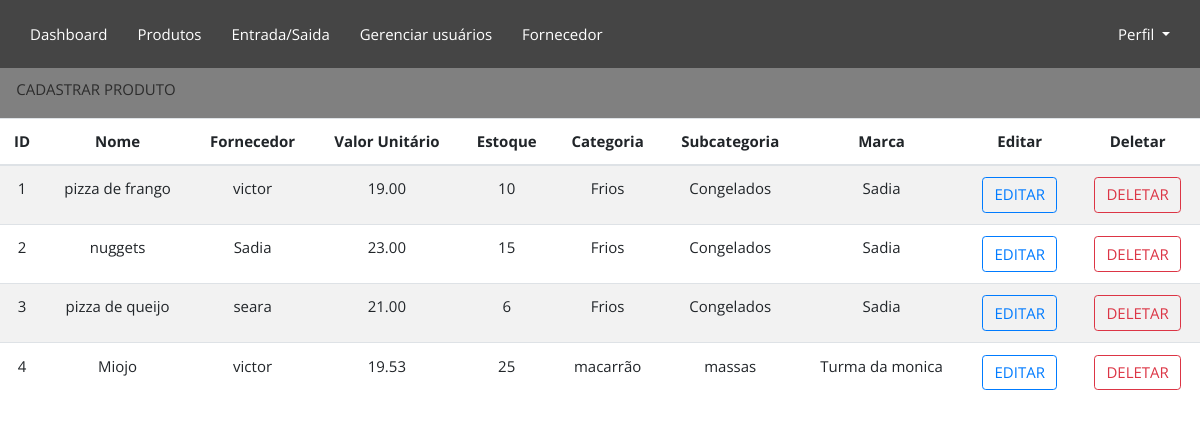
The app's page /telainicial/produtos/ (signed in), older data.
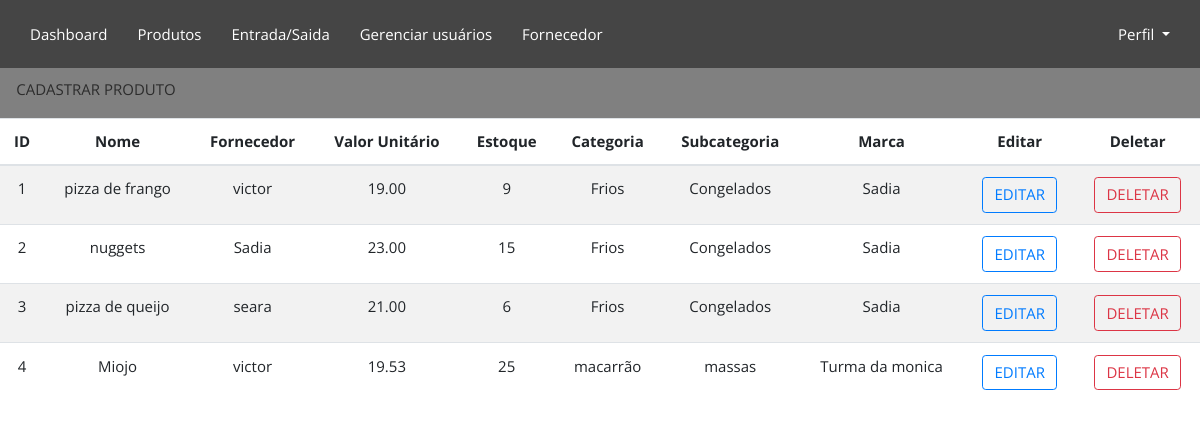
The same page, newer data.
### Produtos/models.py (models this page shows, shortened)
class Produtos(models.Model):
   idProduto = models.AutoField(primary_key=True)
   idFornecedor = models.ForeignKey(Fornecedor,on_delete=models.CASCADE)
   nomeProduto=models.CharField(max_length= 30)
   valorUnit= models.DecimalField(max_digits=10,decimal_places=2)
   qntEstoque =models.IntegerField(default = 1)
   categoria = models.CharField(max_length=15)
   subCategoria=models.CharField(max_length=15)
   marcaProduto=models.CharField(max_length=15)

### Fornecedores/models.py (models this page shows, shortened)
class Fornecedor(models.Model):
    idFornecedor = models.AutoField(primary_key=True)
    nomeFornecedor = models.CharField(max_length=30, validators = [valida_texto])
    endereco = models.CharField(max_length=30)
    telefone = models.CharField(max_length=20)
    cep = models.CharField(max_length=8)
    cnpj = models.CharField(max_length=14)

### Produtos/views.py (the view)
# urls.py: path('', produtos_view),
def produtos_view(request):
    if(verifica_login(request)):
        produtos = Produtos.objects.all()
        fornecedores = Fornecedor.objects.all()
        return render(request, "produtos.html", {"produtos": produtos, "fornecedores": fornecedores})
    else:
        return redirect(login_view)

### login/views.py (called while the page is built)
def verifica_login(request):
        return 'user_id' in request.session

### Produtos/templates/produtos.html (shortened to what this page needs)
{% extends 'base.html' %}
{% load static %}
{% block content%}
    <link rel="stylesheet" href="{% static 'css/produto.css' %}">
    <div class="retangulo">
        <ul>
            <li>
                <a href="{% url 'cadastrarProdutos_view' %}" class="btn btn-transparent">CADASTRAR PRODUTO</a>
            </li>
        </ul>
    </div>
    <table class="table table-striped">
        <thead class="thead">
            <tr>
                <th scope="col">ID</th>
                <th scope="col">Nome</th>
                <th scope="col">Fornecedor</th>
                <th scope="col">Valor Unitário</th>
                <th scope="col">Estoque</th>
                <th scope="col">Categoria</th>
                <th scope="col">Subcategoria</th>
                <th scope="col">Marca</th>
                <th scope="col">Editar</th>
                <th scope="col">Deletar</th>
            </tr>
        </thead>
        <tbody>
            {% for produto in produtos %}
            <tr>
                <td>{{ produto.idProduto }}</td>
                <td>{{ produto.nomeProduto}}</td>
                <td>{{ produto.idFornecedor.nomeFornecedor }}</td>
                <td>{{ produto.valorUnit }}</td>
                <td>{{ produto.qntEstoque }}</td>
                <td>{{ produto.categoria }}</td>
                <td>{{ produto.subCategoria }}</td>
                <td>{{ produto.marcaProduto }}</td>
                <td>
                    <a href="{% url 'editarProdutos_view' produto.idProduto %}" class="btn btn-outline-primary">EDITAR</a>
                </td>
                <td>
                    <a href="{% url 'deleteProdutos_view' produto.idProduto %}" class="btn btn-outline-danger">DELETAR</a>
                </td>
            </tr>
            {% endfor %}
        </tbody>
    </table>
{% endblock %}

Row changes from the older to the newer data that the page shows:
changed Produtos "pizza de frango": qntEstoque "10" → "9"
